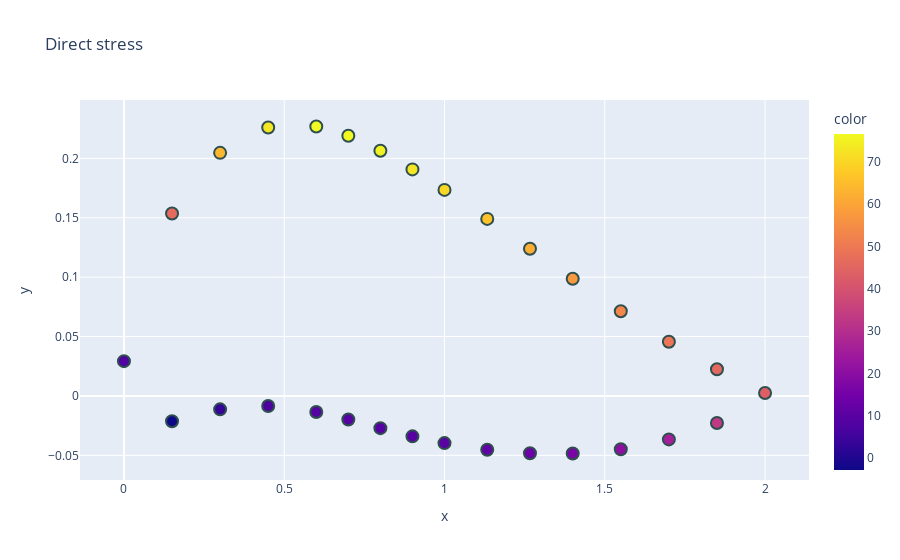

Notebook cell for this chart:
### Markdown cell above
# Direct Stress Analysis

Direct stress in the cross section of a wingbox are caused by the bending moments caused by the lift and drag. However because the lift forces are significantly larger than the drag forces involved we have chosen to for now ignore the stresses caused by the drag in our model. Additionally, we can generally say the contribution $I_{xy}$ of neglible hence it also left out. In future works this could also be taken into account however. Using these assume leaves us with equation 3.

$$
\begin{equation}
\tag{3}
\sigma_z = \frac{M_y \cdot y}{I_{xx}}
\end{equation}
$$

Getting the values of $I_{xx}$ is very much so simplified due to the definition of our booms. It can simply be found by using equation 4.

$$
\begin{equation}
\tag{4}
I_{xx} = \sum^n_{n =0} B_n y_n^2 
\end{equation}
$$

It is then straightforward to get the stress at each boom. See the code cell below. More information on each boom can be seen by hovering over the boom. In this case `color` is a reference to the stress level at that boom.

### Code cell
import rich

wingbox.stress_analysis(4e3, 2e3, 8e3, 38e3, 0.3, 24e9)
wingbox.plot_direct_stresses()

print("\n \n")
rich.print(f"Maximum stress is {max([i.sigma for i in wingbox.boom_dict.values()])/1e6} MPa")
rich.print(f"$Ixx = {wingbox.Ixx*1e12} mm^4")

### Figure 1 — Plotly figure (JSON) as saved in the notebook; plotly's stock layout.template omitted (floating-point values rounded to 4 significant figures)
{"data": [{"hovertemplate": "x=%{x}<br>y=%{y}<br>color=%{marker.color}<extra></extra>", "legendgroup": "", "marker": {"color": [8.234, 46.34, 63.89, 73.1, 76.52, 76.45, 75.05, 72.77, 70.05, 66.04, 61.81, 57.58, 53.07, 49.06, 45.76, 43.35, 33.04, 25.97, 20.44, 16.24, 13.46, 11.46, 10.17, 9.637, 9.443, 9.345, 8.984, 7.219, 3.227, -2.801], "coloraxis": "coloraxis", "line": {"color": "DarkSlateGrey", "width": 2}, "size": 12, "symbol": "circle"}, "mode": "markers", "name": "", "orientation": "v", "showlegend": false, "type": "scatter", "x": [0, 0.15, 0.3, 0.45, 0.6, 0.7, 0.8, 0.9, 1, 1.133, 1.267, 1.4, 1.55, 1.7, 1.85, 2, 1.85, 1.7, 1.55, 1.4, 1.267, 1.133, 1, 0.9, 0.8, 0.7, 0.6, 0.45, 0.3, 0.15], "xaxis": "x", "y": [0.02931, 0.1535, 0.2046, 0.226, 0.2268, 0.219, 0.2064, 0.1907, 0.1735, 0.1491, 0.1239, 0.09869, 0.07125, 0.0456, 0.02247, 0.002514, -0.02281, -0.03659, -0.04486, -0.04844, -0.04823, -0.04523, -0.0397, -0.034, -0.0271, -0.01986, -0.01356, -0.008457, -0.01128, -0.02135], "yaxis": "y"}], "layout": {"coloraxis": {"colorbar": {"title": {"text": "color"}}, "colorscale": [[0, "#0d0887"], [0.1111, "#46039f"], [0.2222, "#7201a8"], [0.3333, "#9c179e"], [0.4444, "#bd3786"], [0.5556, "#d8576b"], [0.6667, "#ed7953"], [0.7778, "#fb9f3a"], [0.8889, "#fdca26"], [1, "#f0f921"]]}, "legend": {"tracegroupgap": 0}, "title": {"text": "Direct stress"}, "xaxis": {"anchor": "y", "domain": [0, 1], "title": {"text": "x"}}, "yaxis": {"anchor": "x", "domain": [0, 1], "title": {"text": "y"}}}}
